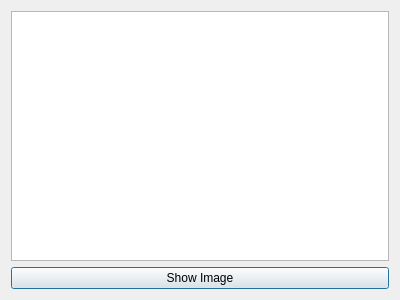
<?xml version="1.0" encoding="UTF-8"?>
<ui version="4.0">
 <class>ImageDialog</class>
 <widget class="QDialog" name="ImageDialog">
  <property name="geometry">
   <rect>
    <x>0</x>
    <y>0</y>
    <width>400</width>
    <height>300</height>
   </rect>
  </property>
  <property name="windowTitle">
   <string>Dialog</string>
  </property>
  <layout class="QGridLayout" name="gridLayout">
   <item row="0" column="0">
    <widget class="QGraphicsView" name="graphicsView"/>
   </item>
   <item row="1" column="0">
    <widget class="QPushButton" name="pushButton">
     <property name="text">
      <string>Show Image</string>
     </property>
    </widget>
   </item>
  </layout>
 </widget>
 <resources/>
 <connections/>
</ui>
